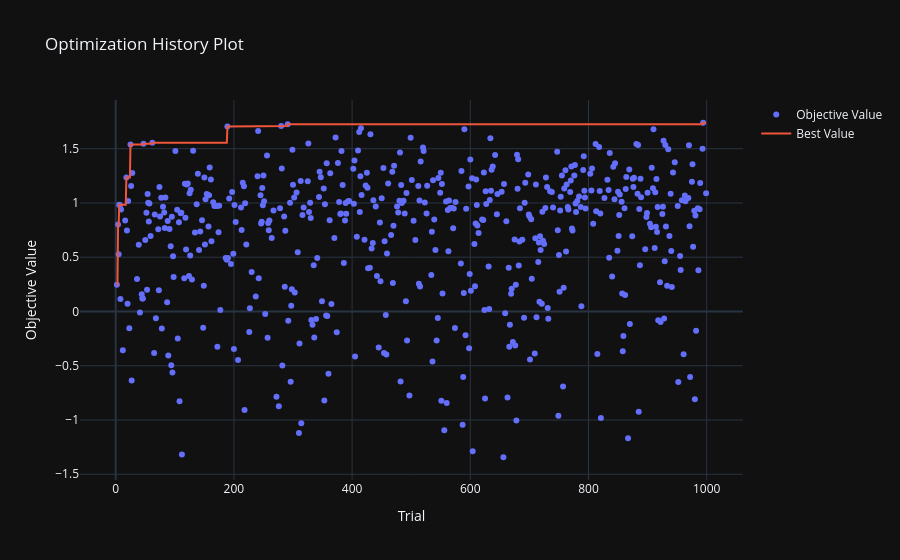

The notebook cell this image was saved under:
### Markdown cell above
From the slice plot can notice a few things...

- ATR multiplier <2 also looks ideal as under 2 sortino values reach > 6
- ADX_length is good when < 10, I think best to cheap default of 14
- ADX_threshold looks like once it's under 20, there's not much correlation.
- ATR_length has little correlation so will keep at default of 14
- ce_high_length, keep the default value of 22
- ce_low_length the highest sortino values are achieved when ce_low_length is low, under 10
- sar_maximum is okay, keep the default of 0.2
- sar_acceleration is okay, keep the default of 0.02


Generally there aren't major correlations, but can generally see where there might be better results.  The slice plot does slightly agree with the most hyperparameter importance, since these are the only values that so some sort of correlation to sortino ratio.


NOTE:  Removed atr_length and ce_high_length from the slice plot, since they have very little correlation to sortino ratio.

### Code cell
fig3 = optuna.visualization.plot_optimization_history(study)
show(fig3)

### Figure 1 — Plotly figure (JSON) as saved in the notebook; plotly's stock layout.template omitted (floating-point values rounded to 4 significant figures; data arrays with more than 128 entries replaced by an {"elided": "..."} marker saying what was removed)
{"data": [{"mode": "markers", "name": "Objective Value", "x": {"elided": "534 int values"}, "y": {"elided": "534 float values"}, "type": "scatter"}, {"mode": "lines", "name": "Best Value", "x": {"elided": "1000 int values"}, "y": {"elided": "1000 float values"}, "type": "scatter"}, {"marker": {"color": "#cccccc"}, "mode": "markers", "name": "Infeasible Trial", "showlegend": false, "x": [], "y": [], "type": "scatter"}], "layout": {"title": {"text": "Optimization History Plot"}, "xaxis": {"title": {"text": "Trial"}}, "yaxis": {"title": {"text": "Objective Value"}}}}
